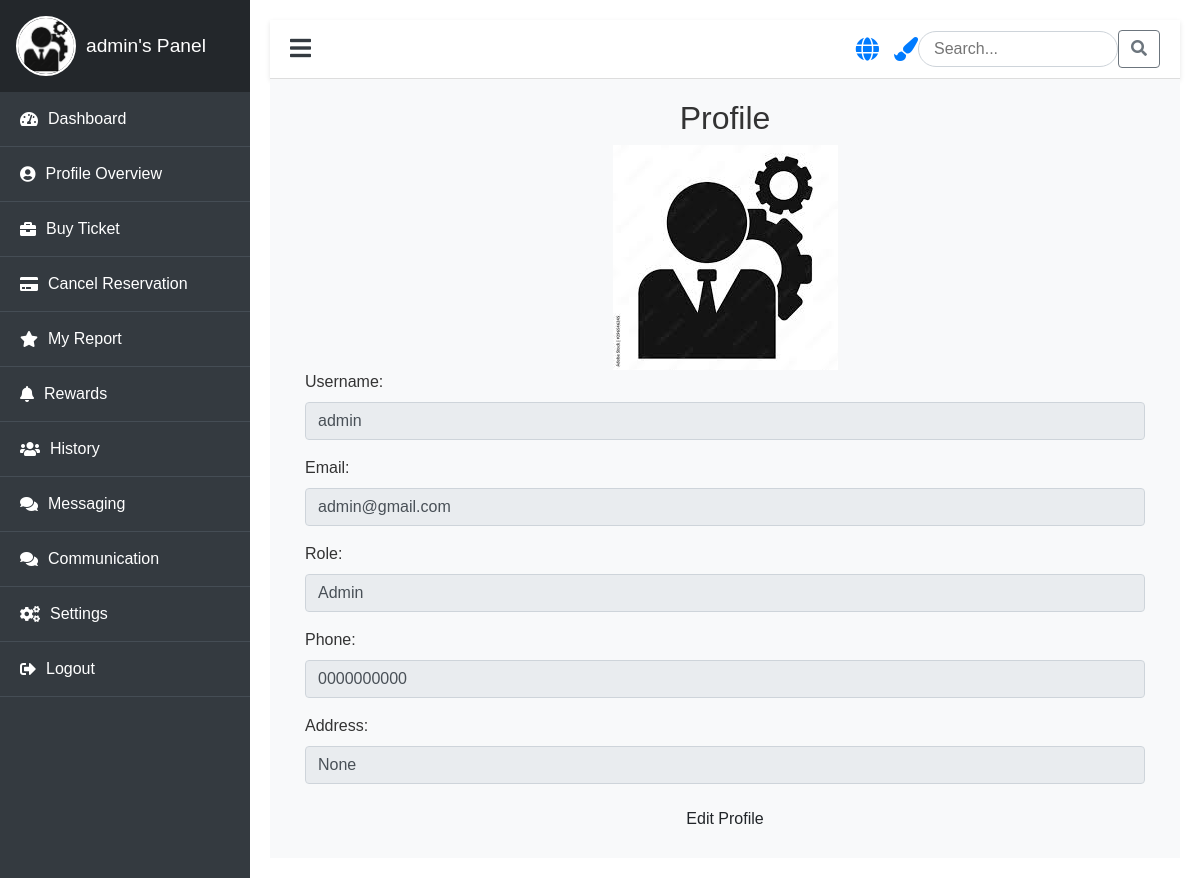
Screenshot of /profile_clients/ (signed in) with the database file from the repository.
### booking/models.py (models this page shows)
class CustomUser(AbstractUser):
    ROLE_CHOICES = (
        ('admin', 'Admin'),
        ('employer', 'Employer'),
        ('passenger', 'Passenger'),
        ('maintenance', 'Maintenance'),
    )
    role = models.CharField(max_length=30, choices=ROLE_CHOICES, default='passenger')
    profile_picture = models.ImageField(upload_to='profile_pictures/', blank=True, null=True)
    phone = models.CharField(max_length=15, default='0000000000')  # Provide a default value
    address = models.TextField(null=True, blank=True)  # Temporarily allow null

### booking/views.py (the view)
# urls.py: path('profile_clients/', views.profile_clients, name='profile_clients'),
@login_required
def profile_clients(request):
    return render(request, 'panel/passenger/profile/profile_clients.html', {'user': request.user})

### booking/templates/panel/passenger/profile/profile_clients.html
{% extends 'panel/base/base_passenger.html' %}
{% load static %}
{% block content %}
<div class="container animate__animated animate__fadeIn">
    <div class="profile-container">
        <h2 class="text-center">Profile</h2>
        <div class="text-center">
            {% if user.profile_picture %}
                <img src="{{ user.profile_picture.url }}" alt="Profile Picture" class="profile-picture">
            {% else %}
                <img src="{% static 'image/why.jpeg' %}" alt="Default Profile Picture" class="profile-picture">
            {% endif %}
        </div>
        <div class="form-group">
            <label for="username">Username:</label>
            <input type="text" id="username" class="form-control" value="{{ user.username }}" readonly>
        </div>
        <div class="form-group">
            <label for="email">Email:</label>
            <input type="email" id="email" class="form-control" value="{{ user.email }}" readonly>
        </div>
        <div class="form-group">
            <label for="role">Role:</label>
            <input type="text" id="role" class="form-control" value="{{ user.get_role_display }}" readonly>
        </div>
        <div class="form-group">
            <label for="phone">Phone:</label>
            <input type="text" id="phone" class="form-control" value="{{ user.phone }}" readonly>
        </div>
        <div class="form-group">
            <label for="address">Address:</label>
            <input type="text" id="address" class="form-control" value="{{ user.address }}" readonly>
        </div>
        <div class="text-center">
            <a href="#" class="btn btn-edit">Edit Profile</a>
        </div>
    </div>
</div>
{% endblock %}

### booking/templates/panel/base/base_passenger.html (shortened to what this page needs)
{% load static %}
<!DOCTYPE html>
<html lang="en">
<head>
    <link rel="stylesheet" href="https://stackpath.bootstrapcdn.com/bootstrap/4.5.2/css/bootstrap.min.css">
    <link rel="stylesheet" href="https://cdnjs.cloudflare.com/ajax/libs/font-awesome/5.15.3/css/all.min.css">
    <link rel="stylesheet" href="{% static 'css/clients.css' %}">
</head>
<body>
    <div class="dashboard d-flex">
        <div class="dashboard-nav">
            <header class="d-flex align-items-center p-3">
                <a href="{% url 'passenger_panel' %}" class="brand-logo d-flex align-items-center">
                    {% if user.profile_picture %}
                        <img src="{{ user.profile_picture.url }}" alt="{{ user.username }}'s profile picture" class="profile-pic" />
                    {% else %}
                        <img src="{% static 'image/why.jpeg' %}" alt="Default Avatar" class="profile-pic" />
                    {% endif %}
                    <span>{{ user.username }}'s Panel</span>
                </a>
            </header>
            <nav>
                <ul class="dashboard-nav-list">
                    <li><a href="{% url 'passenger_panel' %}" class="dashboard-nav-item"><i class="fas fa-tachometer-alt"></i> Dashboard</a></li>
                    <li><a href="{% url 'profile_clients' %}" class="dashboard-nav-item"><i class="fas fa-user-circle"></i> Profile Overview</a></li>
                    <li><a href="{% url 'ticket_selection' %}" class="dashboard-nav-item"><i class="fas fa-briefcase"></i> Buy Ticket</a></li>
                    <li><a href="#" class="dashboard-nav-item"><i class="fas fa-credit-card"></i> Cancel Reservation</a></li>
                    <li><a href="{% url 'my_report' %}" class="dashboard-nav-item"><i class="fas fa-star"></i> My Report</a></li>
                    <li><a href="#" class="dashboard-nav-item"><i class="fas fa-bell"></i> Rewards</a></li>
                    <li><a href="#" class="dashboard-nav-item"><i class="fas fa-users"></i> History</a></li>
                    <li><a href="#" class="dashboard-nav-item"><i class="fas fa-comments"></i> Messaging</a></li>
                    <li><a href="{% url 'communication_list' %}" class="dashboard-nav-item"><i class="fas fa-comments"></i> Communication</a></li>
                    <li><a href="{% url 'security_cleints' %}" class="dashboard-nav-item"><i class="fas fa-cogs"></i> Settings</a></li>
                    <li><a href="{% url 'logout' %}" class="dashboard-nav-item"><i class="fas fa-sign-out-alt"></i> Logout</a></li>
                </ul>
            </nav>
        </div>
        <main class="dashboard-app flex-grow-1">
            <header class="dashboard-toolbar d-flex align-items-center">
                <a href="#!" class="menu-toggle"><i class="fas fa-bars"></i></a>
                <div class="header-icons">
                    <i class="fas fa-globe icon" title="Change Language" onclick="toggleLanguage()"></i>
                    <i class="fas fa-paint-brush icon" title="Change Theme" onclick="toggleTheme()"></i>
                    <div class="search-bar">
                        <input type="text" placeholder="Search..." aria-label="Search" />
                        <button class="btn btn-outline-secondary" type="button"><i class="fas fa-search"></i></button>
                    </div>
                </div>
            </header>
            <div class="dashboard-content">
                {% block content %}{% endblock %}
            </div>
        </main>
    </div>
</body>
</html>

### booking/static/css/clients.css (style rules this page uses)
body { font-family: 'Arial', sans-serif; background-color: #f8f9fa; color: #333; margin: 0; padding: 0; overflow-x: hidden; }
.dashboard { display: flex; min-height: 100vh; }
.dashboard-nav { width: 250px; background-color: #343a40; color: #fff; transition: width 0.4s ease, opacity 0.4s ease; opacity: 1; }
.dashboard-nav header { padding: 20px; display: flex; align-items: center; justify-content: flex-start; background-color: #23272b; text-align: left; }
.dashboard-nav .profile-pic { width: 60px; height: 60px; border-radius: 50%; margin-right: 10px; border: 2px solid #fff; }
.dashboard-nav .brand-logo { display: flex; align-items: center; font-size: 1.2rem; color: #fff; text-decoration: none; }
.dashboard-nav .brand-logo span { transition: opacity 0.4s ease; }
.dashboard-nav .dashboard-nav-list { padding: 0; margin: 0; list-style: none; }
.dashboard-nav-item { display: flex; align-items: center; padding: 15px; font-size: 1rem; color: #ddd; text-decoration: none; border-bottom: 1px solid #454d55; transition: background-color 0.3s ease; }
.dashboard-nav-item i { margin-right: 10px; }
.dashboard-app { flex-grow: 1; background-color: #fff; padding: 20px; transition: margin-left 0.4s ease; }
.dashboard-toolbar { display: flex; justify-content: space-between; align-items: center; padding: 10px 20px; background-color: #fff; border-bottom: 1px solid #ddd; box-shadow: 0 2px 4px rgba(0, 0, 0, 0.1); }
.dashboard-toolbar .menu-toggle { font-size: 1.5rem; cursor: pointer; color: #343a40; }
.header-icons .icon { margin-left: 15px; font-size: 1.3rem; color: #343a40; transition: color 0.3s ease; }
.search-bar input { width: 200px; border-radius: 20px; border: 1px solid #ced4da; padding: 5px 15px; transition: width 0.3s ease; }
.dashboard-content { padding: 20px; background-color: #f8f9fa; }
.dashboard-nav .brand-logo { animation: slideIn 1s ease-in-out; }
.dashboard-nav-item { position: relative; overflow: hidden; }
.dashboard-nav-item::before { content: ''; position: absolute; top: 0; left: 0; width: 100%; height: 100%; background-color: rgba(255, 255, 255, 0.2); transform: translateX(-100%); transition: transform 0.5s ease; }
.dashboard-app { animation: fadeIn 1s ease-in-out; }

### booking/templates/panel/base/base_passenger.html (style rules this page uses)
body { background-color: #f8f9fa; }
.profile-pic { width: 50px; height: 50px; border-radius: 50%; margin-right: 10px; }
.header-icons { display: flex; align-items: center; }
.header-icons .icon { margin-left: 15px; cursor: pointer; font-size: 1.5rem; color: #007bff; }
.search-bar { margin-left: auto; display: flex; align-items: center; }
.search-bar input { border-radius: 20px; border: 1px solid #ced4da; padding: 5px 15px; width: 200px; transition: border-color 0.3s; }
.dashboard-nav { background-color: #343a40; color: white; min-height: 100vh; }
.dashboard-nav-list { list-style-type: none; padding: 0; }
.dashboard-nav-item { padding: 15px 20px; color: white; text-decoration: none; display: flex; align-items: center; }
.dashboard-nav-item i { margin-right: 10px; }
.dashboard-toolbar { background-color: white; padding: 10px 20px; box-shadow: 0 2px 5px rgba(0,0,0,0.1); }
.dashboard-content { padding: 20px; }

### rows the page displays
CustomUser: username "admin", email "admin@gmail.com", role "Admin", phone "0000000000", address "None"
